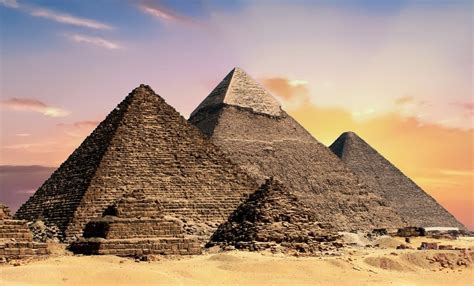
#> input picture IPPR_lab/pyramid.jpg, 474 x 286 px
$ jupyter execute image-filter-using-DFT.ipynb
#> lines starting #> are read from the running program, lines starting #| are printed output that depends on the picture
[cell 1]
import cv2
from matplotlib import pyplot as plt
import numpy as np

[cell 2]
img = cv2.imread("pyramid.jpg", 0)
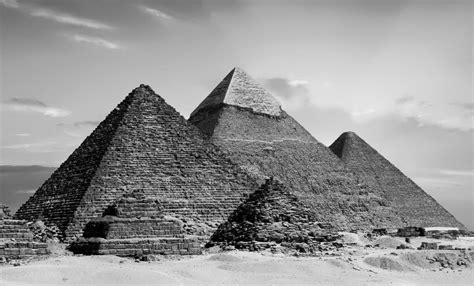
#> img: shape (286, 474); min 0, max 252, mean 148.3

[cell 3]
dft = cv2.dft(np.float32(img), flags=cv2.DFT_COMPLEX_OUTPUT)
dft_shift = np.fft.fftshift(dft)

[cell 4]
magnitude_spectrum = 20*np.log((cv2.magnitude(dft_shift[:, :,0], dft_shift[:,:,1])))
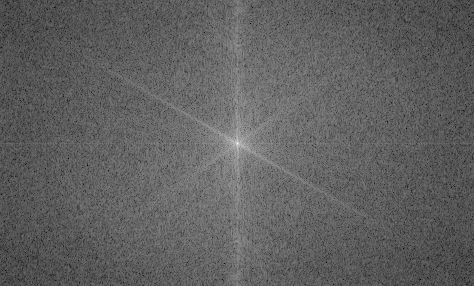
#> magnitude_spectrum: shape (286, 474) float32; min 63.32, max 336.3, mean 166.4; drawn with min black and max white

## High Pass Filter Mask

[cell 5]
rows, cols = img.shape
#> rows = 286; cols = 474
crow, ccol = int(rows/2), int(cols/ 2)
#> crow = 143; ccol = 237

[cell 6]
mask = np.ones((rows, cols, 2), np.uint8)
r = 60
center = [crow, ccol]
#> center = [143, 237]
x, y = np.ogrid[:rows, :cols]
#> x = 286 values from 0 to 285
mask_area = (x-center[0])**2 + (y-center[1])**2 <= r*r
mask[mask_area] = 0

[cell 7]
mask_area

[cell 8]
fshift = dft_shift * mask

[cell 9]
epsilon = 1e-8  # A small value to avoid division by zero
fshift_mask_mag = 2000 * np.log(np.abs(cv2.magnitude(fshift[:, :, 0], fshift[:, :, 1])) + epsilon)
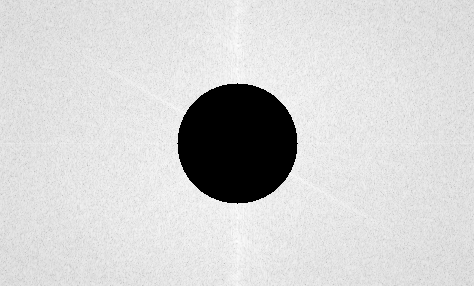
#> fshift_mask_mag: shape (286, 474) float32; min -36841.4, max 22491.5, mean 11961.7; drawn with min black and max white

[cell 10]
f_ishift = np.fft.ifftshift(fshift)
img_back = cv2.idft(f_ishift)
img_back = cv2.magnitude(img_back[:, :,0], img_back[:, :, 1])
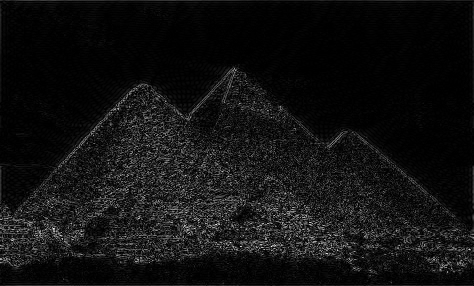
#> img_back: shape (286, 474) float32; min 1.03, max 19097966, mean 1357519.6; drawn with min black and max white

[cell 11]
fig = plt.figure(figsize=(10, 10))
ax1 = fig.add_subplot(2, 2, 1)
ax1.imshow(img, cmap = 'gray')
ax1.title.set_text('Input Image')

ax2 = fig.add_subplot(2, 2, 2)
ax2.imshow(magnitude_spectrum, cmap = 'gray')
ax2.title.set_text('FFT of the Image')

ax3 = fig.add_subplot(2, 2, 3)
ax3.imshow(fshift_mask_mag, cmap = 'gray')
ax3.title.set_text('FFT + Mask - LPF')

ax4 = fig.add_subplot(2, 2, 4)
ax4.imshow(img_back, cmap = 'gray')
ax4.title.set_text('After inverse FFT- LPF')

plt.show()

$ run again, with IPPR_lab/brain.jpg copied over IPPR_lab/pyramid.jpg
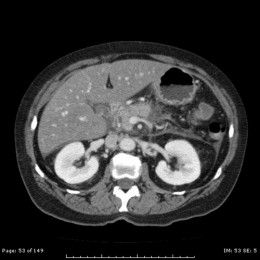
#> input picture IPPR_lab/brain.jpg, 260 x 260 px
#> img is the input picture: shape (260, 260); min 0, max 255, mean 53.1
#> `fshift_mask_mag = 2000 * np.log(np.abs(cv2.magnitude(fshift[:, :, 0], ..`:
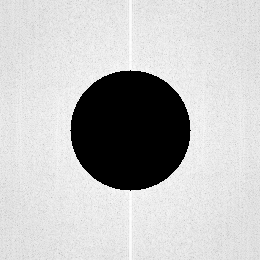
#> fshift_mask_mag: shape (260, 260) float32; min -36841.4, max 19853.6, mean 5901.1; drawn with min black and max white
#> `plt.show()`:
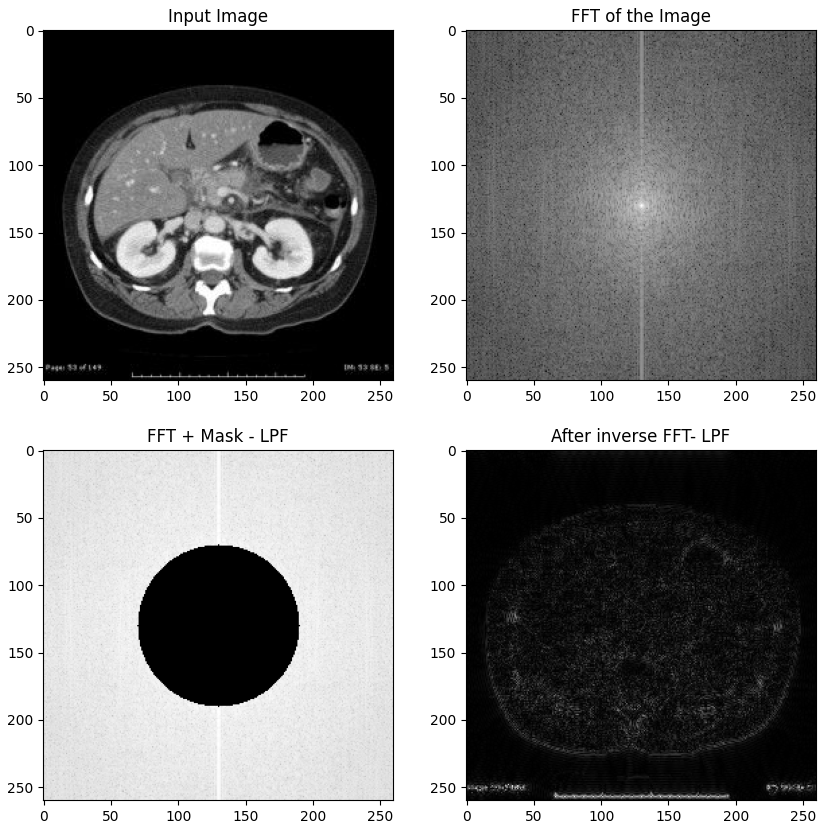
#> figure drawn by matplotlib, 4 panels
